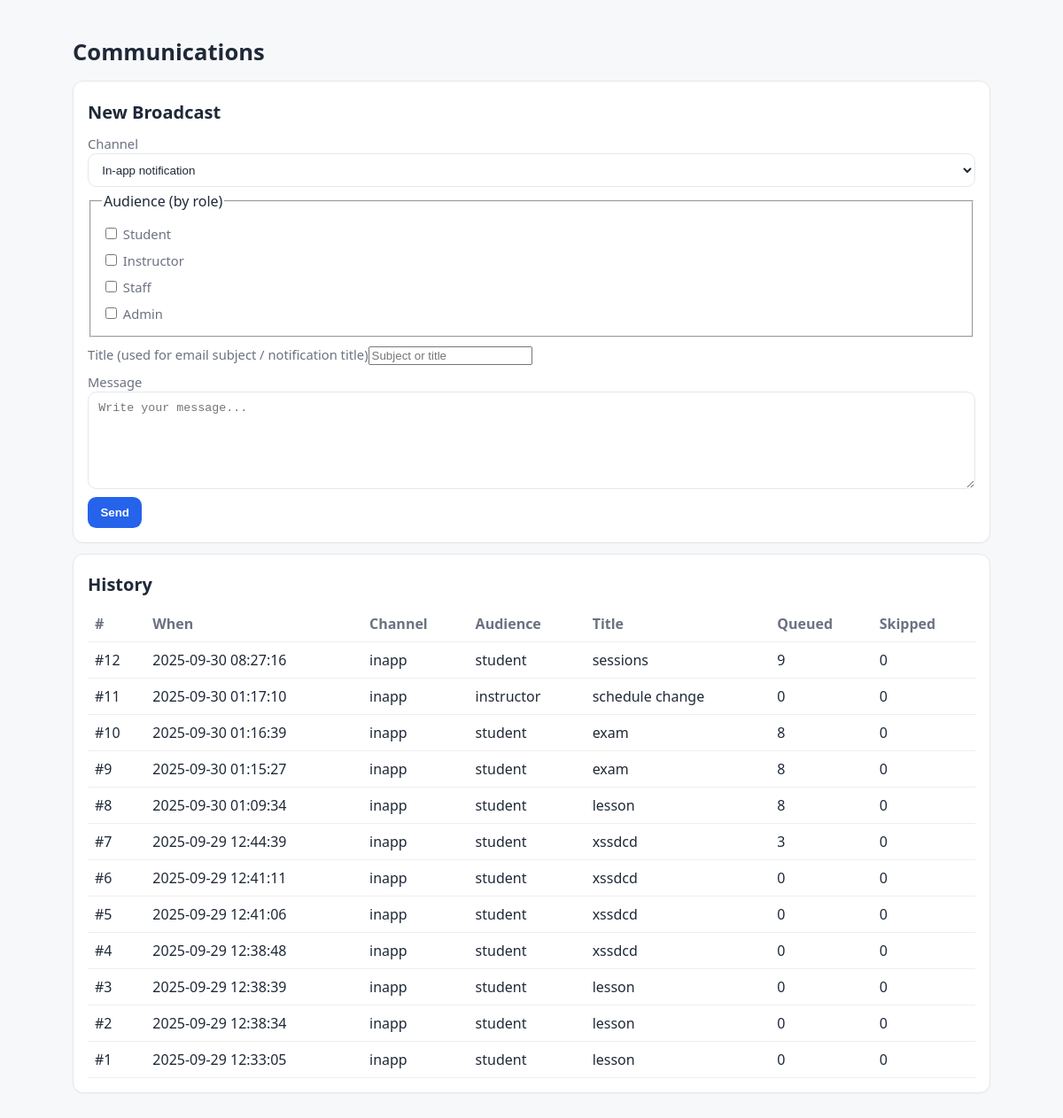
The page /public/comms/index.php (signed in) on the database its author committed.
### tables this page shows
CREATE TABLE `broadcasts` (
  `id` int(11) NOT NULL,
  `channel` enum('email','sms','inapp') NOT NULL,
  `roles_csv` varchar(255) NOT NULL,
  `title` varchar(255) DEFAULT NULL,
  `body` text NOT NULL,
  `created_by` int(11) NOT NULL,
  `created_at` datetime NOT NULL DEFAULT current_timestamp()
);

### php/Core/Database.php (called while the page is built, shortened)
<?php
class Database
{
    private static ?PDO $pdo = null;
    public static function pdo(): PDO
    {
        if (self::$pdo === null) {
            $dsn = "mysql:host=" . Config::DB_HOST . ";dbname=" . Config::DB_NAME . ";charset=" . Config::DB_CHARSET;
            $options = [
                PDO::ATTR_ERRMODE => PDO::ERRMODE_EXCEPTION,
                PDO::ATTR_DEFAULT_FETCH_MODE => PDO::FETCH_ASSOC,
                PDO::ATTR_EMULATE_PREPARES => false,
            ];
            try {
                self::$pdo = new PDO($dsn, Config::DB_USER, Config::DB_PASS, $options);
            } catch (PDOException $e) {
                http_response_code(500);
                die("Database connection failed: " . htmlspecialchars($e->getMessage(), ENT_QUOTES, 'UTF-8'));
            }
        }
        return self::$pdo;
    }
}

### php/Models/Broadcast.php (called while the page is built, shortened)
<?php
class Broadcast {
    public static function listRecent(int $limit=50): array {
        $stmt = Database::pdo()->prepare("SELECT b.*,
            (SELECT COUNT(*) FROM broadcast_recipients r WHERE r.broadcast_id=b.id) AS recipients,
            (SELECT COUNT(*) FROM broadcast_recipients r WHERE r.broadcast_id=b.id AND r.status='skipped') AS skipped
            FROM broadcasts b ORDER BY b.id DESC LIMIT ?");
        $stmt->bindValue(1, $limit, PDO::PARAM_INT);
        $stmt->execute();
        return $stmt->fetchAll(PDO::FETCH_ASSOC);
    }
}

### public/comms/index.php (the view, shortened to what this page needs)
<?php
require_once __DIR__ . '/../../php/Core/Database.php';
require_once __DIR__ . '/../../php/Models/Broadcast.php';
$list = Broadcast::listRecent(50);
?>
<!doctype html>
<html lang="en">
<head>
  <link rel="stylesheet" href="../../assets/css/main.css">
</head>
<body>
<main class="container">
  <h1>Communications</h1>
  <?php if (empty($STUDENT_VIEW_ONLY)) : ?><form method="post" class="card">
    <h2>New Broadcast</h2>
    <label>Channel
      <select name="channel">
        <option value="inapp">In‑app notification</option>
      </select>
    </label>
    <fieldset>
      <legend>Audience (by role)</legend>
      <?php foreach (['student','instructor','staff','admin'] as $r): ?>
        <label style="margin-right:1rem"><input type="checkbox" name="roles[]" value="<?= $r ?>"> <?= ucfirst($r) ?></label>
      <?php endforeach; ?>
    </fieldset>
    <label>Title (used for email subject / notification title)<input name="title" placeholder="Subject or title"></label>
    <label>Message<textarea name="body" required placeholder="Write your message..."></textarea></label>
    <button type="submit">Send</button>
  </form><?php endif; ?>
  <div class="card">
    <h2>History</h2>
    <?php if (empty($STUDENT_VIEW_ONLY)) : ?><table class="table">
      <thead><tr><th style="text-align:left">#</th><th>When</th><th>Channel</th><th>Audience</th><th>Title</th><th>Queued</th><th>Skipped</th></tr></thead>
      <tbody>
      <?php foreach ($list as $b): ?>
        <tr>
          <td>#<?= (int)$b['id'] ?></td>
          <td><?= htmlspecialchars($b['created_at']) ?></td>
          <td><?= htmlspecialchars($b['channel']) ?></td>
          <td><?= htmlspecialchars($b['roles_csv']) ?></td>
          <td><?= htmlspecialchars($b['title'] ?? '') ?></td>
          <td><?= (int)($b['recipients'] ?? 0) ?></td>
          <td><?= (int)($b['skipped'] ?? 0) ?></td>
        </tr>
      <?php endforeach; if (empty($list)): ?>
        <tr><td colspan="7">No broadcasts yet.</td></tr>
      <?php endif; ?>
      </tbody>
    </table><?php endif; ?>
  </div>
</main>
</body>
</html>

### assets/css/main.css (style rules this page uses)
:root { --bg:#f7f8fa; --card:#ffffff; --text:#1f2937; --muted:#6b7280; --primary:#2563eb; --primary-600:#1d4ed8; --border:#e5e7eb; --accent:#10b981; --danger:#ef4444; }
* { box-sizing:border-box }
html,body { height:100% }
body { margin:0; font-family:system-ui,-apple-system,Segoe UI,Roboto,Ubuntu,Cantarell,Noto Sans,sans-serif; color:var(--text); background:var(--bg); line-height:1.5; }
.container { max-width:1100px;margin:5px auto;padding:2rem }
.card { background:var(--card);border:1px solid var(--border);border-radius:12px;padding:1rem;margin:.75rem 0;box-shadow:0 1px 2px rgba(0,0,0,.03) }
h1 { font-size:1.6rem;margin:.2rem 0 .8rem }
h2 { font-size:1.25rem;margin:.2rem 0 .6rem }
.table { width:100%;border-collapse:collapse }
.table th,.table td { padding:.6rem;border-bottom:1px solid var(--border);vertical-align:top }
.table th { text-align:left;color:var(--muted);font-weight:600 }
form label { display:block;margin:.5rem 0 .25rem;color:var(--muted);font-size:.92rem }
input[type="text"],input[type="number"],input[type="datetime-local"],input[type="date"],input[type="email"],input[type="password"],select,textarea { width:100%;padding:.6rem .7rem;border:1px solid var(--border);border-radius:.6rem;background:var(--card);color:var(--text) }
textarea { min-height:110px;resize:vertical }
button,.btn,input[type="submit"] { appearance:none;border:0;border-radius:.6rem;background:var(--primary);color:#fff;padding:.6rem .9rem;font-weight:600;cursor:pointer }

### public/comms/index.php (style rules this page uses)
.table { width:100%;border-collapse:collapse }
.table th,.table td { padding:.5rem;border-bottom:1px solid #eee;vertical-align:top }

### rows shown on the page
broadcasts: id "12", created_at "2025-09-30 08:27:16", channel "inapp", roles_csv "student", title "sessions", recipients "9", skipped "0"
broadcasts: id "11", created_at "2025-09-30 01:17:10", channel "inapp", roles_csv "instructor", title "schedule change", recipients "0", skipped "0"
broadcasts: id "10", created_at "2025-09-30 01:16:39", channel "inapp", roles_csv "student", title "exam", recipients "8", skipped "0"
broadcasts: id "9", created_at "2025-09-30 01:15:27", channel "inapp", roles_csv "student", title "exam", recipients "8", skipped "0"
broadcasts: id "8", created_at "2025-09-30 01:09:34", channel "inapp", roles_csv "student", title "lesson", recipients "8", skipped "0"
broadcasts: id "7", created_at "2025-09-29 12:44:39", channel "inapp", roles_csv "student", title "xssdcd", recipients "3", skipped "0"
broadcasts: id "6", created_at "2025-09-29 12:41:11", channel "inapp", roles_csv "student", title "xssdcd", recipients "0", skipped "0"
broadcasts: id "5", created_at "2025-09-29 12:41:06", channel "inapp", roles_csv "student", title "xssdcd", recipients "0", skipped "0"
broadcasts: id "4", created_at "2025-09-29 12:38:48", channel "inapp", roles_csv "student", title "xssdcd", recipients "0", skipped "0"
broadcasts: id "3", created_at "2025-09-29 12:38:39", channel "inapp", roles_csv "student", title "lesson", recipients "0", skipped "0"
broadcasts: id "2", created_at "2025-09-29 12:38:34", channel "inapp", roles_csv "student", title "lesson", recipients "0", skipped "0"
broadcasts: id "1", created_at "2025-09-29 12:33:05", channel "inapp", roles_csv "student", title "lesson", recipients "0", skipped "0"

### other values the page prints
$r "Student"
$r "Instructor"
$r "Staff"
$r "Admin"
